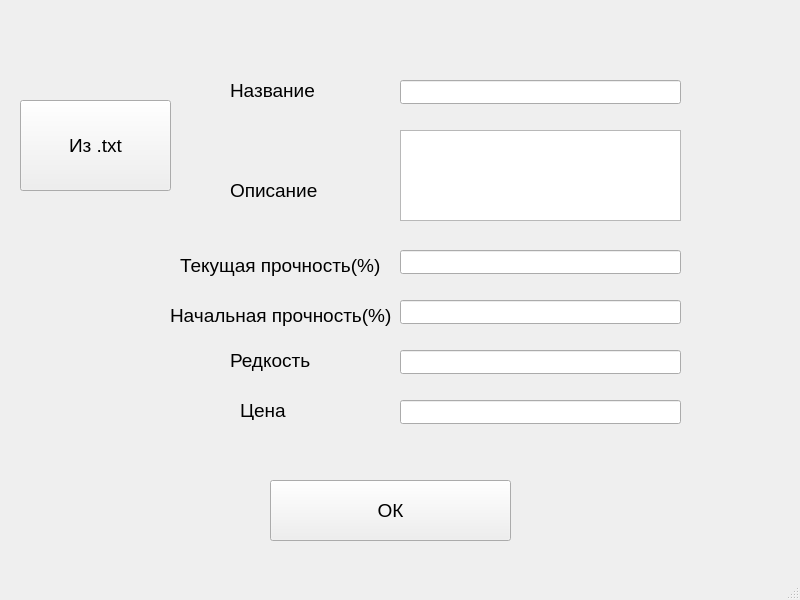
<?xml version="1.0" encoding="UTF-8"?>
<ui version="4.0">
 <class>MainWindow</class>
 <widget class="QMainWindow" name="MainWindow">
  <property name="geometry">
   <rect>
    <x>0</x>
    <y>0</y>
    <width>800</width>
    <height>600</height>
   </rect>
  </property>
  <property name="windowTitle">
   <string>MainWindow</string>
  </property>
  <widget class="QWidget" name="centralwidget">
   <widget class="QLineEdit" name="Name">
    <property name="geometry">
     <rect>
      <x>400</x>
      <y>80</y>
      <width>281</width>
      <height>24</height>
     </rect>
    </property>
   </widget>
   <widget class="QTextEdit" name="Description">
    <property name="geometry">
     <rect>
      <x>400</x>
      <y>130</y>
      <width>281</width>
      <height>91</height>
     </rect>
    </property>
   </widget>
   <widget class="QLineEdit" name="CurStrenght">
    <property name="geometry">
     <rect>
      <x>400</x>
      <y>250</y>
      <width>281</width>
      <height>24</height>
     </rect>
    </property>
   </widget>
   <widget class="QLineEdit" name="StsrtStranght">
    <property name="geometry">
     <rect>
      <x>400</x>
      <y>300</y>
      <width>281</width>
      <height>24</height>
     </rect>
    </property>
   </widget>
   <widget class="QLineEdit" name="Rare">
    <property name="geometry">
     <rect>
      <x>400</x>
      <y>350</y>
      <width>281</width>
      <height>24</height>
     </rect>
    </property>
   </widget>
   <widget class="QLineEdit" name="Prise">
    <property name="geometry">
     <rect>
      <x>400</x>
      <y>400</y>
      <width>281</width>
      <height>24</height>
     </rect>
    </property>
   </widget>
   <widget class="QLabel" name="NameText">
    <property name="geometry">
     <rect>
      <x>230</x>
      <y>80</y>
      <width>161</width>
      <height>20</height>
     </rect>
    </property>
    <property name="font">
     <font>
      <pointsize>14</pointsize>
     </font>
    </property>
    <property name="text">
     <string>Название</string>
    </property>
   </widget>
   <widget class="QLabel" name="DescriptionText">
    <property name="geometry">
     <rect>
      <x>230</x>
      <y>180</y>
      <width>161</width>
      <height>21</height>
     </rect>
    </property>
    <property name="font">
     <font>
      <pointsize>14</pointsize>
     </font>
    </property>
    <property name="text">
     <string>Описание</string>
    </property>
   </widget>
   <widget class="QLabel" name="CurStrText">
    <property name="geometry">
     <rect>
      <x>180</x>
      <y>250</y>
      <width>201</width>
      <height>31</height>
     </rect>
    </property>
    <property name="font">
     <font>
      <pointsize>14</pointsize>
     </font>
    </property>
    <property name="text">
     <string>Текущая прочность(%)</string>
    </property>
   </widget>
   <widget class="QLabel" name="StartStrText">
    <property name="geometry">
     <rect>
      <x>170</x>
      <y>300</y>
      <width>221</width>
      <height>31</height>
     </rect>
    </property>
    <property name="font">
     <font>
      <pointsize>14</pointsize>
     </font>
    </property>
    <property name="text">
     <string>Начальная прочность(%)</string>
    </property>
   </widget>
   <widget class="QLabel" name="RareText">
    <property name="geometry">
     <rect>
      <x>230</x>
      <y>350</y>
      <width>161</width>
      <height>21</height>
     </rect>
    </property>
    <property name="font">
     <font>
      <pointsize>14</pointsize>
     </font>
    </property>
    <property name="text">
     <string>Редкость</string>
    </property>
   </widget>
   <widget class="QLabel" name="PriseText">
    <property name="geometry">
     <rect>
      <x>240</x>
      <y>400</y>
      <width>151</width>
      <height>20</height>
     </rect>
    </property>
    <property name="font">
     <font>
      <pointsize>14</pointsize>
     </font>
    </property>
    <property name="text">
     <string>Цена</string>
    </property>
   </widget>
   <widget class="QPushButton" name="Save">
    <property name="geometry">
     <rect>
      <x>270</x>
      <y>480</y>
      <width>241</width>
      <height>61</height>
     </rect>
    </property>
    <property name="font">
     <font>
      <pointsize>14</pointsize>
     </font>
    </property>
    <property name="text">
     <string>ОК</string>
    </property>
   </widget>
   <widget class="QPushButton" name="FromTxt">
    <property name="geometry">
     <rect>
      <x>20</x>
      <y>100</y>
      <width>151</width>
      <height>91</height>
     </rect>
    </property>
    <property name="font">
     <font>
      <pointsize>14</pointsize>
     </font>
    </property>
    <property name="text">
     <string>Из .txt</string>
    </property>
   </widget>
  </widget>
  <widget class="QMenuBar" name="menubar">
   <property name="geometry">
    <rect>
     <x>0</x>
     <y>0</y>
     <width>800</width>
     <height>21</height>
    </rect>
   </property>
  </widget>
  <widget class="QStatusBar" name="statusbar"/>
 </widget>
 <resources/>
 <connections/>
</ui>
